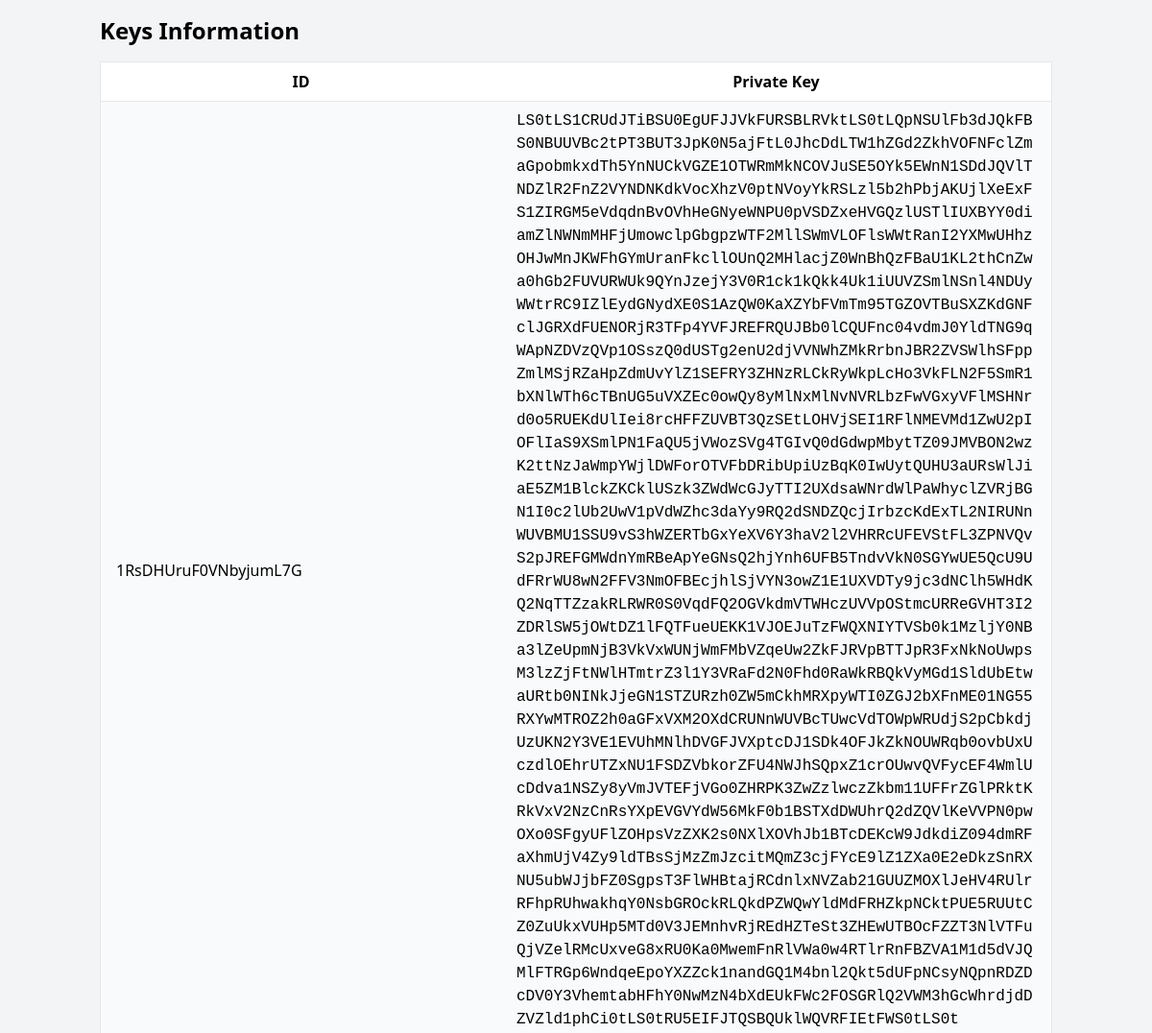
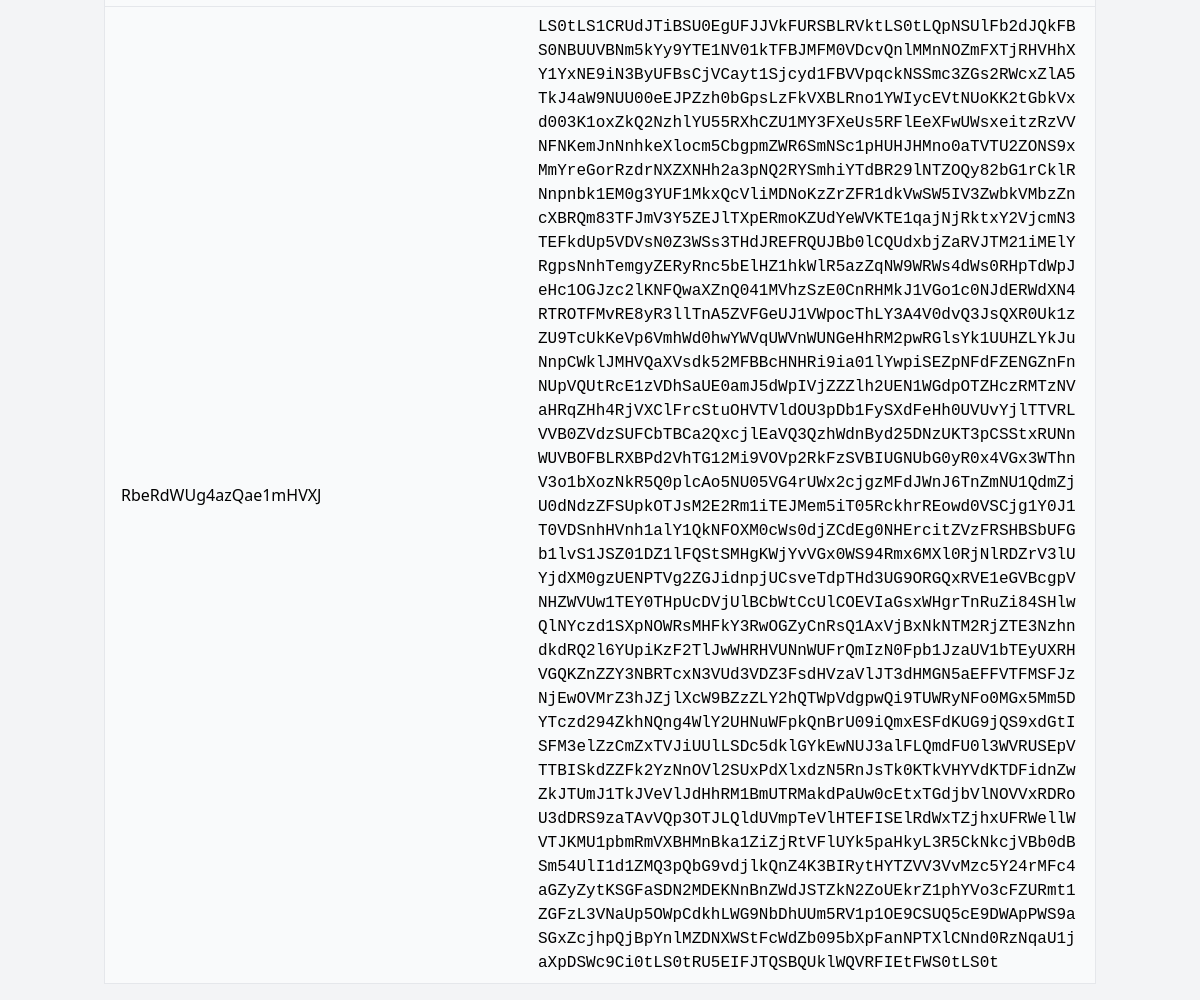
Before: / with the older database file (2 pictures, top to bottom).
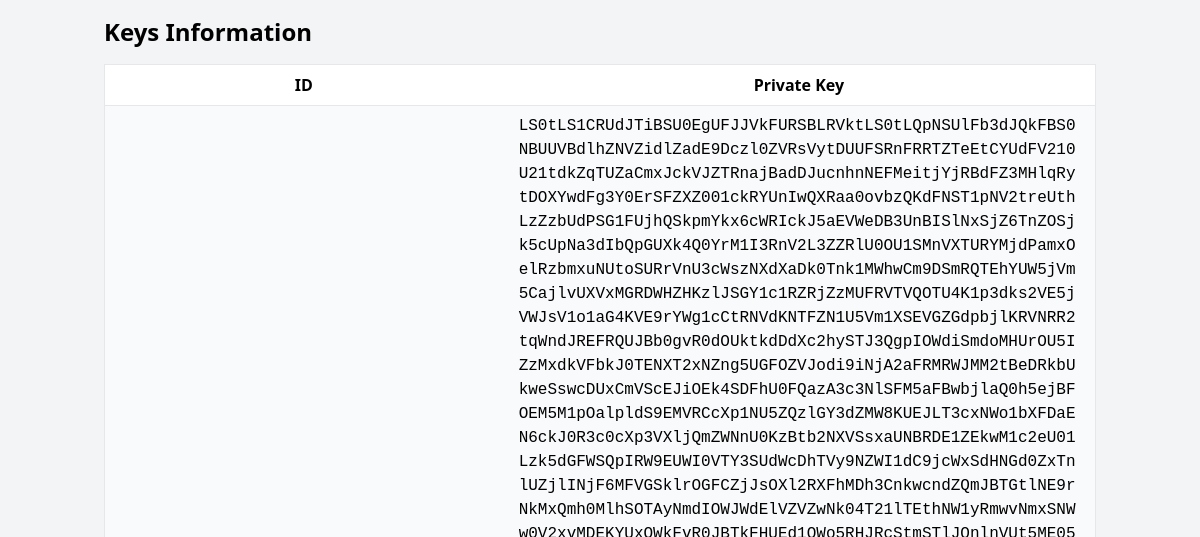
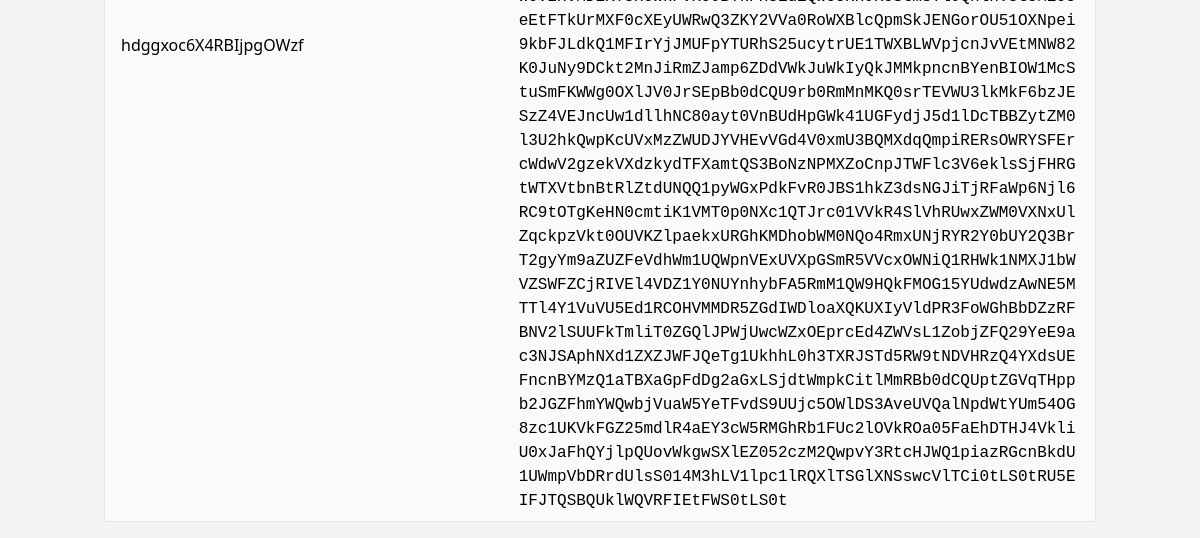
After: the same page with the newer database file (2 pictures, top to bottom).
### tables this page shows
CREATE TABLE keys
                    (id TEXT PRIMARY KEY, private_key TEXT);

### app.py (the view)
@app.route('/', methods=['GET'])
def view_keys():
    keys = get_keys_from_db()
    return render_template('view_keys.html', keys=keys)

### app.py (called while the page is built)
def get_keys_from_db():
    conn = sqlite3.connect('keys.db')
    c = conn.cursor()
    c.execute("SELECT id, private_key FROM keys")
    keys = [{'id': row[0], 'private_key': row[1]} for row in c.fetchall()]
    conn.close()
    return keys

### templates/view_keys.html (shortened to what this page needs)
<!DOCTYPE html>
<html lang="en">
<head>
    <link href="https://cdn.jsdelivr.net/npm/tailwindcss@2.2.19/dist/tailwind.min.css" rel="stylesheet">
</head>
<body class="bg-gray-100">
    <div class="container mx-auto p-4">
        <h1 class="text-2xl font-bold mb-4">Keys Information</h1>
        <div class="overflow-x-auto">
            <table class="min-w-full bg-white border border-gray-200">
                <thead>
                    <tr>
                        <th class="px-4 py-2 border-b">ID</th>
                        <th class="px-4 py-2 border-b">Private Key</th>
                    </tr>
                </thead>
                <tbody>
                    {% for key in keys %}
                    <tr class="bg-gray-50">
                        <td class="px-4 py-2  border-b">{{ key.id }}</td>
                        <td class="px-4 py-2 border-b max-w-xs break-words"><pre class="whitespace-pre-wrap">{{ key.private_key }}</pre></td>
                    </tr>
                    {% endfor %}
                </tbody>
            </table>
        </div>
    </div>
</body>
</html>

Changed rows visible on the page:
removed keys: id "1RsDHUruF0VNbyjumL7G", private_key "LS0tLS1CRUdJTiBSU0EgUFJJVkFURSBLRVktLS0tLQpNSUlFb3dJQkFBS0NBUUVBc2tPT3BUT3JpK0N5ajFtL0JhcDdLTW1hZGd2ZkhVOFNFclZmaGpobmkxdTh5YnNUCkVGZE1OTWRmMkNCOVJuSE5OYk5EWnN1SDdJQVlTNDZlR2FnZ2VYNDNKdkVocXhzV0ptNVoyYkRSLzl5b2hPbjAKUjlXeExFS1ZIRGM5eVdqdnBvOVhHeGNyeWNPU0pVSDZxeHVGQzlUSTlIUXBYY0diamZlNWNmMHFjUmowclpGbgpzWTF2MllSWmVLOFlsWWtRanI2YXMwUHhzOHJwMnJKWFhGYmUranFkcllOUnQ2MHlacjZ0WnBhQzFBaU1KL2thCnZwa0hGb2FUVURWUk9QYnJzejY3V0R1ck1kQkk4Uk1iUUVZSmlNSnl4NDUyWWtrRC9IZlEydGNydXE0S1AzQW0KaXZYbFVmTm95TGZOVTBuSXZKdGNFclJGRXdFUENORjR3TFp4YVFJREFRQUJBb0lCQUFnc04vdmJ0YldTNG9qWApNZDVzQVp1OSszQ0dUSTg2enU2djVVNWhZMkRrbnJBR2ZVSWlhSFppZmlMSjRZaHpZdmUvYlZ1SEFRY3ZHNzRLCkRyWkpLcHo3VkFLN2F5SmR1bXNlWTh6cTBnUG5uVXZEc0owQy8y…"
removed keys: id "RbeRdWUg4azQae1mHVXJ", private_key "LS0tLS1CRUdJTiBSU0EgUFJJVkFURSBLRVktLS0tLQpNSUlFb2dJQkFBS0NBUUVBNm5kYy9YTE1NV01kTFBJMFM0VDcvQnlMMnNOZmFXTjRHVHhXY1YxNE9iN3ByUFBsCjVCayt1Sjcyd1FBVVpqckNSSmc3ZGs2RWcxZlA5TkJ4aW9NUU00eEJPZzh0bGpsLzFkVXBLRno1YWIycEVtNUoKK2tGbkVxd003K1oxZkQ2NzhlYU55RXhCZU1MY3FXeUs5RFlEeXFwUWsxeitzRzVVNFNKemJnNnhkeXlocm5CbgpmZWR6SmNSc1pHUHJHMno0aTVTU2ZONS9xMmYreGorRzdrNXZXNHh2a3pNQ2RYSmhiYTdBR29lNTZOQy82bG1rCklRNnpnbk1EM0g3YUF1MkxQcVliMDNoKzZrZFR1dkVwSW5IV3ZwbkVMbzZncXBRQm83TFJmV3Y5ZEJlTXpERmoKZUdYeWVKTE1qajNjRktxY2VjcmN3TEFkdUp5VDVsN0Z3WSs3THdJREFRQUJBb0lCQUdxbjZaRVJTM21iMElYRgpsNnhTemgyZERyRnc5bElHZ1hkWlR5azZqNW9WRWs4dWs0RHpTdWpJeHc1OGJzc2lKNFQwaXZnQ041MVhzSzE0CnRHMkJ1VGo1c0NJdERWdXN4RTROTFMvRE8yR3llTnA5ZVFGeUJ1…"
added keys: id "hdggxoc6X4RBIjpgOWzf", private_key "LS0tLS1CRUdJTiBSU0EgUFJJVkFURSBLRVktLS0tLQpNSUlFb3dJQkFBS0NBUUVBdlhZNVZidlZadE9Dczl0ZVRsVytDUUFSRnFRRTZTeEtCYUdFV210U21tdkZqTUZaCmxJckVJZTRnajBadDJucnhnNEFMeitjYjRBdFZ3MHlqRytDOXYwdFg3Y0ErSFZXZ001ckRYUnIwQXRaa0ovbzQKdFNST1pNV2treUthLzZzbUdPSG1FUjhQSkpmYkx6cWRIckJ5aEVWeDB3UnBISlNxSjZ6TnZOSjk5cUpNa3dIbQpGUXk4Q0YrM1I3RnV2L3ZZRlU0OU1SMnVXTURYMjdPamxOelRzbmxuNUtoSURrVnU3cWszNXdXaDk0Tnk1MWhwCm9DSmRQTEhYUW5jVm5CajlvUXVxMGRDWHZHKzlJSGY1c1RZRjZzMUFRVTVQOTU4K1p3dks2VE5jVWJsV1o1aG4KVE9rYWg1cCtRNVdKNTFZN1U5Vm1XSEVGZGdpbjlKRVNRR2tqWndJREFRQUJBb0gvR0dOUktkdDdXc2hySTJ3QgpIOWdiSmdoMHUrOU5IZzMxdkVFbkJ0TENXT2xNZng5UGFOZVJodi9iNjA2aFRMRWJMM2tBeDRkbUkweSswcDUxCmVScEJiOEk4SDFhU0FQazA3c3NlSFM5aFBwbjlaQ0h5ejBFOEM5…"
